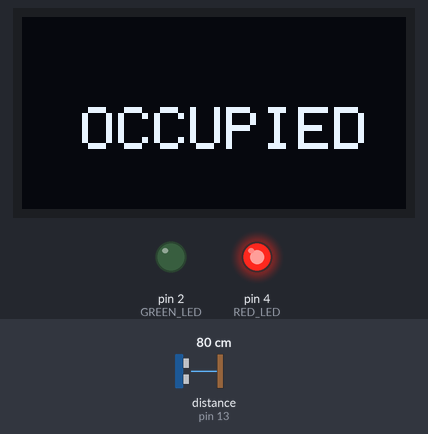
This sketch was run on a simulated Arduino Uno, built with avr-gcc and run on an emulated ATmega328P. Shown: 128×64 one-colour display, output pins drawn as LEDs (lit = HIGH). Wiring (inferred from the names in the program): ultrasonic range finder: trigger pin 14; echo pin 13. The inputs (shaded band) are chosen by the test bench; at power-on: distance to the obstacle (sensor on pin 13) 80 cm. The echo pulse lasts 58.3 µs per cm; pins used as bus, display or sensor lines are not drawn; what the sketch prints to the serial monitor is not drawn.

Above: at 1.3 s.
1.4 s: distance to the obstacle (sensor on pin 13) set to 97 cm
2.9 s: distance to the obstacle (sensor on pin 13) set to 105 cm
At 4.3 s:
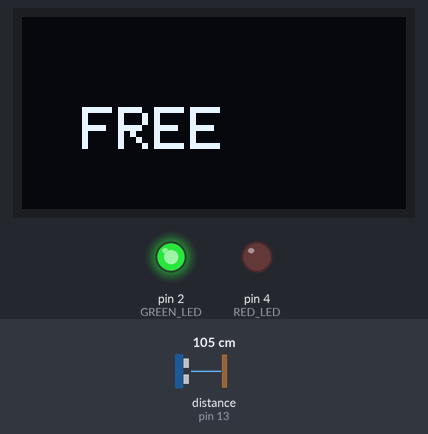
4.7 s: distance to the obstacle (sensor on pin 13) set to 2 cm
At 5.3 s:
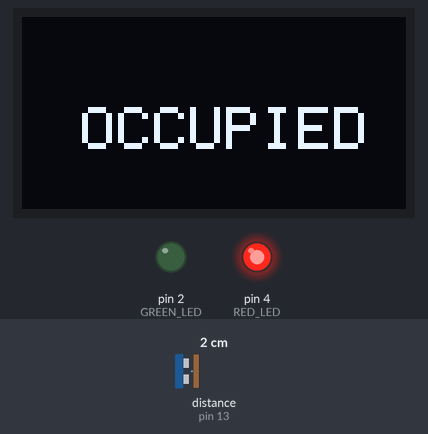
6.3 s: distance to the obstacle (sensor on pin 13) set to 120 cm
At 7.4 s:
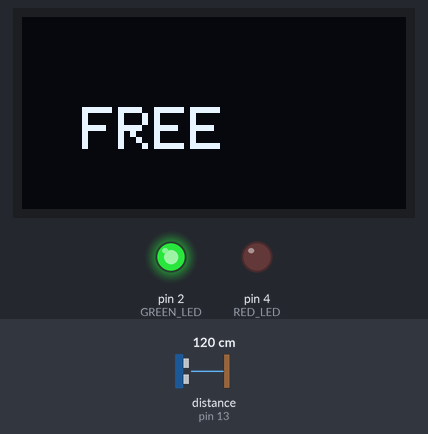
7.9 s: distance to the obstacle (sensor on pin 13) set to 4 cm
At 8.5 s:
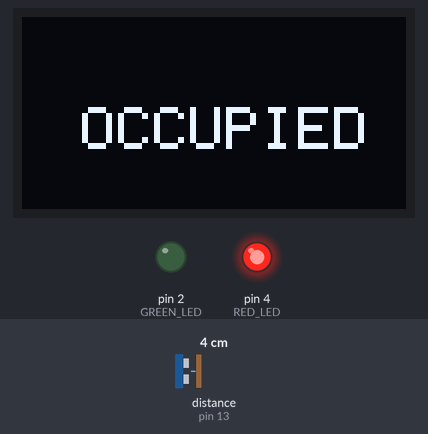
Timing chart, 0 to 10.5 s (numbered marks = the images above; inputs shaded):
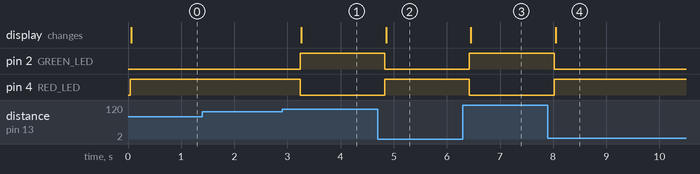

Measured:
- the behaviour switches between 101 and 102 cm on distance to the obstacle (sensor on pin 13) (found by bisection; images 0 and 1)
- after the input at 1.4 s, every drawn part: stays the same
- after the input at 2.9 s, pin 2 (GREEN_LED): LOW → HIGH after 0.34 s; pin 4 (RED_LED): HIGH → LOW after 0.34 s; the display: changes after 0.36 s (image 1)
- after the input at 4.7 s, pin 2 (GREEN_LED): HIGH → LOW after 0.13 s; pin 4 (RED_LED): LOW → HIGH after 0.13 s; the display: changes after 0.16 s (image 2)
- after the input at 6.3 s, pin 2 (GREEN_LED): LOW → HIGH after 0.12 s; pin 4 (RED_LED): HIGH → LOW after 0.12 s; the display: changes after 0.15 s (image 3)
- after the input at 7.9 s, pin 2 (GREEN_LED): HIGH → LOW after 0.12 s; pin 4 (RED_LED): LOW → HIGH after 0.12 s; the display: changes after 0.15 s (image 4)

The sketch:

sketch.ino
```cpp
#include <Wire.h>
#include <Adafruit_GFX.h>
#include <Adafruit_SSD1306.h>

#define SCREEN_WIDTH 128
#define SCREEN_HEIGHT 64
Adafruit_SSD1306 display(SCREEN_WIDTH, SCREEN_HEIGHT, &Wire, -1);

#define TRIG_PIN 14
#define ECHO_PIN 13
#define GREEN_LED 2
#define RED_LED 4

const int OCCUPIED_DISTANCE = 100; // cm — anything closer than this means a car is parked

void setup() {
  Serial.begin(9600);
  pinMode(TRIG_PIN, OUTPUT);
  pinMode(ECHO_PIN, INPUT);
  pinMode(GREEN_LED, OUTPUT);
  pinMode(RED_LED, OUTPUT);

  if (!display.begin(SSD1306_SWITCHCAPVCC, 0x3C)) {
    Serial.println("OLED not found");
    while (true);
  }
  display.clearDisplay();
  display.setTextColor(SSD1306_WHITE);

}

void loop() {
  long distance = getDistanceCM();
  Serial.println("Distance: " + String(distance) + " cm");

  display.clearDisplay();
  display.setTextSize(2);
  display.setCursor(20, 30);

  if (distance > 0 && distance < OCCUPIED_DISTANCE) {
    display.println("OCCUPIED");
    digitalWrite(RED_LED, HIGH);
    digitalWrite(GREEN_LED, LOW);
  } else {
    display.println("FREE");
    digitalWrite(GREEN_LED, HIGH);
    digitalWrite(RED_LED, LOW);
  }

  display.display();
  delay(500);
}

// Sends an ultrasonic pulse and measures how long it takes to bounce back
long getDistanceCM() {
  digitalWrite(TRIG_PIN, LOW);
  delayMicroseconds(2);
  digitalWrite(TRIG_PIN, HIGH);
  delayMicroseconds(10);
  digitalWrite(TRIG_PIN, LOW);

  long duration = pulseIn(ECHO_PIN, HIGH); // time in microseconds for echo to return
  long distance = duration * 0.034 / 2;    // convert time to distance in cm (speed of sound formula)
  return distance;
}
```
